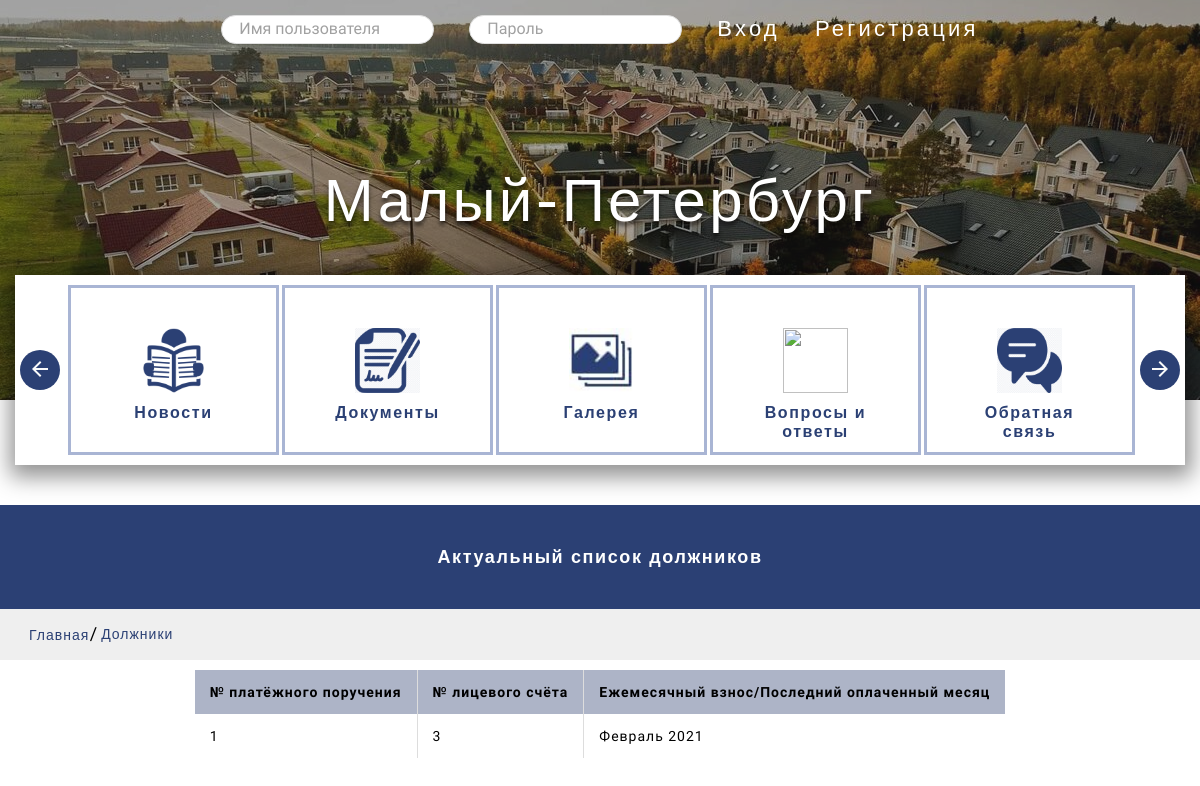
Page /debstors/ on the earlier database version.
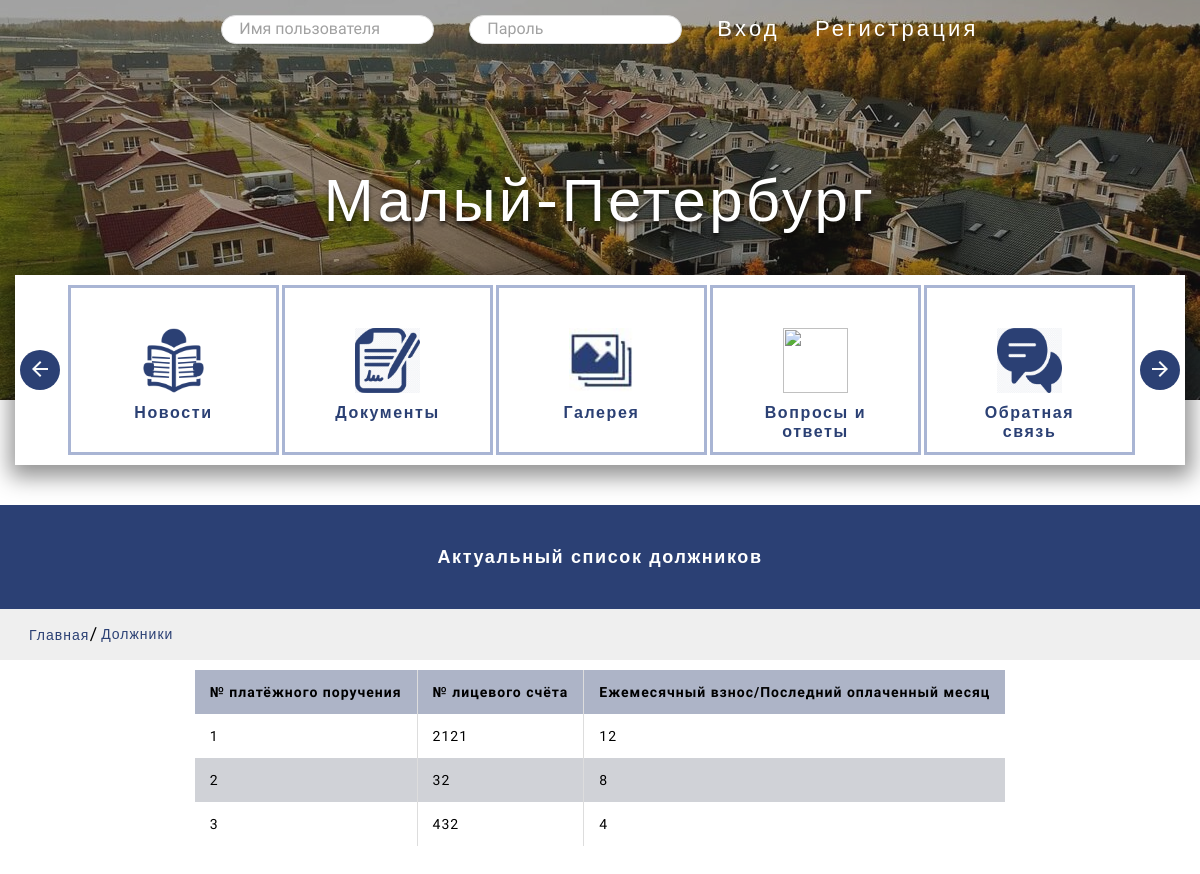
Same page on the later database version.
### main_app/models.py (models this page shows)
class Debtors(models.Model):
    payment_order = models.IntegerField(default=0, verbose_name='№ платёжного поручения')
    personal_account = models.CharField(default='', max_length=100, verbose_name='№ лицевого счёта')
    last_paid_month = models.CharField(default='', max_length=100, verbose_name='Последний оплаченный месяц')
    class Meta:
        verbose_name = 'Должник'
        verbose_name_plural = 'Должники'

### main_app/views.py (the view)
# urls.py: path('debstors/', views.DebtorsView.as_view(), name='debstors'),
class DebtorsView(View):
    def get(self, request):
        text = 'Актуальный список должников'
        location = 'Должники'
        debtors = Debtors.objects.all()
        return render(request, 'pages/debtors.html', {'debtors': debtors,
                                                      'location': location,
                                                      'text': text,
                                                      'LoginForm': LoginForm})

### main_app/templates/pages/debtors.html
{% extends 'base/base.html' %}
{% block debtors_table %}
{% include 'components/debtors_table.html' %}
{% endblock %}

### main_app/templates/base/base.html (shortened to what this page needs)
<!DOCTYPE html>
{% load static %}
<html lang="ru">
<head>
    <link rel="stylesheet" href="{% static 'css/reset.css' %}">
    <link rel="stylesheet" href="{% static 'css/slick.css' %}">
    <link rel="stylesheet" href="{% static 'css/fancybox.css' %}">
    <link rel="stylesheet" href="{% static 'css/style.css' %}">
</head>
<body>
{% if request.user.is_authenticated %}
    {% block header_personal_area %}
    {% include 'components/header_personal_area.html' %}
    {% endblock %}
{% else %}
    {% block header %}
    {% include 'components/header.html' %}
    {% endblock %}
{% endif %}
{% block best %}
{% include 'components/best.html' %}
{% endblock %}
{% block services %}
{% include 'components/services.html' %}
{% endblock %}
{% block box-subtitle %}
{% include 'components/box-subtitle.html' %}
{% endblock %}
{% block debtors_table %}
{% endblock %}
</body>
</html>

### main_app/templates/components/header.html (shortened to what this page needs)
{% block header %}
{% load static %}
<header class="header">
    <div class="container">
        <div class="header__inner">
            <div class="menu">
                <ul class="menu__list">
                    <form class="menu__list-item menu__list-form" method="POST" id="LoginForm" action="{% url 'login' %}">{% csrf_token %}
                        <li class="menu__list-item">{{ LoginForm.username }}</li>
                        <li class="menu__list-item">{{ LoginForm.password }}</li>
                    </form>
                    <li class="menu__list-item" onclick="LoginForm.submit();"><a class="menu__list-link">Вход</a></li>
                    <li class="menu__list-item"><a class="menu__list-link" href="{% url 'registration' %}">Регистрация</a></li>
                </ul>
            </div>
        </div>
    </div>
</header>
{% endblock %}

### main_app/templates/components/best.html
{% block best %}
{% load static %}
<section class="best" style="background-image: url('/media/logo/logo.jpg');">
    <div class="best__inner">
        <div class="best__top-inner">
            <h1 class="best__title">Малый-Петербург</h1>
        </div>
    </div>
</section>
{% endblock %}

### main_app/templates/components/services.html (shortened to what this page needs)
{% block services %}
{% load static %}
<section class="services">
    <div class="container">
        <div class="services__inner">
            <div class="services__slider">
                <a class="services__item" href="{% url 'news' %}">
                    <div class="services__item-inner">
                        <img src="{% static 'images/small_spb/3.png' %}" alt="" class="services__item-img">
                        <h6 class="services__item-title">Новости</h6>
                    </div>
                </a>
                <a class="services__item" href="{% url 'documents' %}">
                    <div class="services__item-inner">
                        <img src="{% static 'images/small_spb/2.png' %}" alt="" class="services__item-img">
                        <h6 class="services__item-title">Документы</h6>
                    </div>
                </a>
                <a class="services__item" href="{% url 'gallery' %}">
                    <div class="services__item-inner">
                        <img src="{% static 'images/small_spb/gallery.jpg' %}" alt="" class="services__item-img">
                        <h6 class="services__item-title">Галерея</h6>
                    </div>
                </a>
                <a class="services__item" href="{% url 'faq' %}">
                    <div class="services__item-inner">
                        <img src="{% static 'images/small_spb/item-1.svg' %}" alt="" class="services__item-img">
                        <h6 class="services__item-title">Вопросы и ответы</h6>
                    </div>
                </a>
                <a class="services__item" href="{% url 'feedback' %}">
                    <div class="services__item-inner">
                        <img src="{% static 'images/small_spb/6.png' %}" alt="" class="services__item-img">
                        <h6 class="services__item-title">Обратная связь</h6>
                    </div>
                </a>
            </div>
        </div>
    </div>
</section>
{% endblock %}

### main_app/templates/components/box-subtitle.html
{% block box-subtitle %}
<section class="box-subtitle">
  <div class="container">
    <h3 class="box-subtitle__title title">{{ text|safe }}</h3>
  </div>
</section>
{% endblock %}

### main_app/templates/components/debtors_table.html
{% block debtors_table %}
<main class="main">
  {% block breadcrumbs %}
  {% include 'components/breadcrumbs.html' %}
  {% endblock %}
  <div class="debtors">
    <div class="container">
      <div class="debtors__wrapper">
          <table class="table">
            <thead>
            <tr>
              <th>№ платёжного поручения</th>
              <th>№ лицевого счёта</th>
              <th>Ежемесячный взнос/Последний оплаченный месяц</th>
            </tr>
            </thead>
            <tbody>
            {% for i in debtors %}
            <tr>
              <td>{{i.payment_order}}</td>
              <td>{{i.personal_account}}</td>
              <td>{{i.last_paid_month}}</td>
            </tr>
            {% endfor %}
            </tbody>
          </table>
      </div>
    </div>
  </div>
</main>
{% endblock %}

### main_app/templates/components/breadcrumbs.html
{% block box-subtitle %}
<div class="breadcrumbs">
    <div class="container">
        <ul class="breadcrumbs__list">
            <li class="breadcrumbs__item">
                <a class="breadcrumbs__link" href="{% url 'main' %}">Главная</a>
            </li>
            <li class="breadcrumbs__item">
                <p class="breadcrumbs__link breadcrumbs__link--cursor">{{ location }}</p>
            </li>
        </ul>
    </div>
</div>
{% endblock %}

Differences in the rows shown:
removed Debtors: payment_order "1", personal_account "3", last_paid_month "Февраль 2021"
added Debtors: payment_order "1", personal_account "2121", last_paid_month "12"
added Debtors: payment_order "2", personal_account "32", last_paid_month "8"
added Debtors: payment_order "3", personal_account "432", last_paid_month "4"
